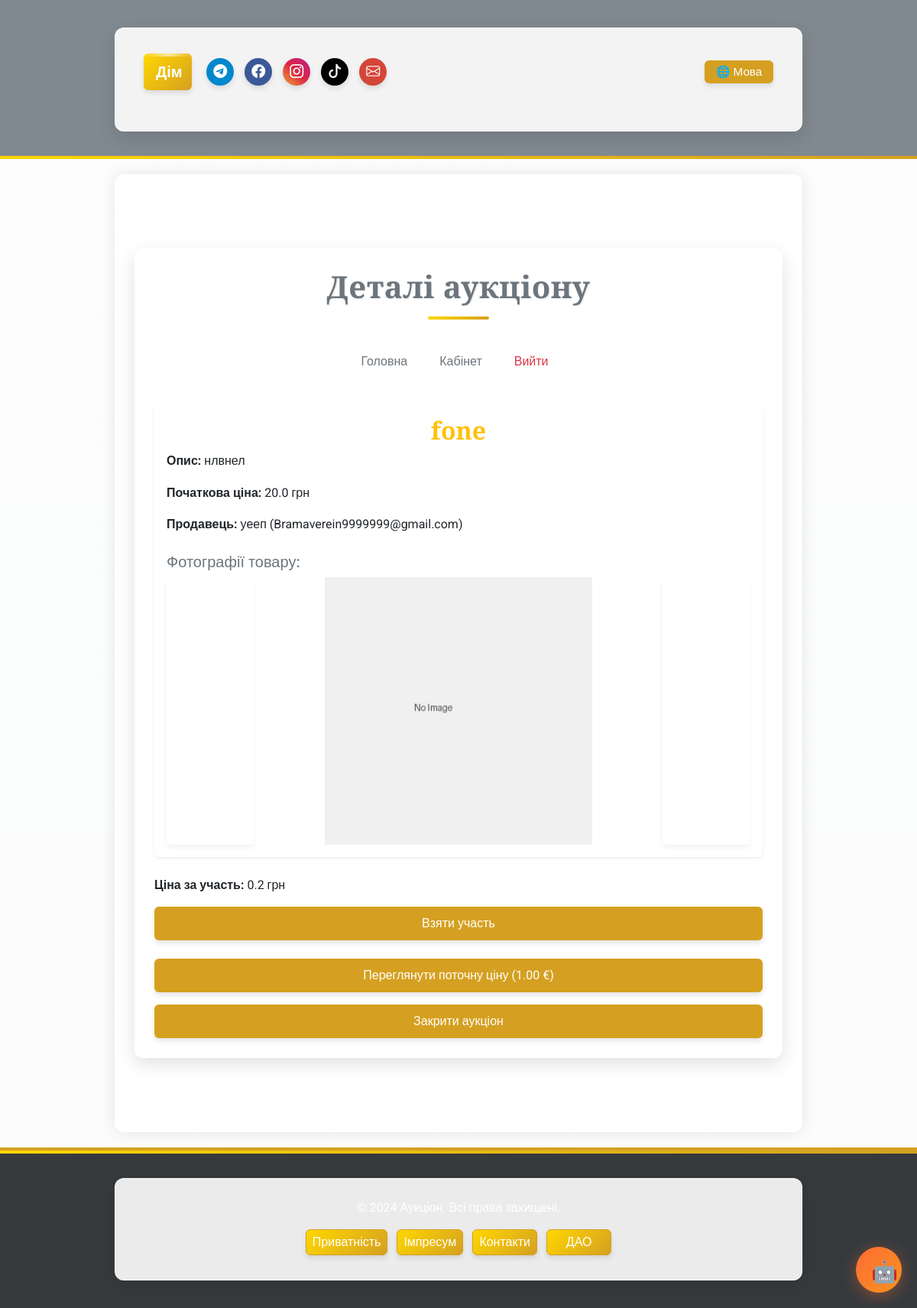
The page /auction/44 on the database its author committed.
### app/models/auction.py (models this page shows, shortened)
class Auction(db.Model):
    __tablename__ = 'auctions'
    id = db.Column(db.Integer, primary_key=True)
    title = db.Column(db.String(255), nullable=False)
    description = db.Column(db.Text, nullable=False)
    starting_price = db.Column(db.Float, nullable=False)
    current_price = db.Column(db.Float, nullable=False)
    seller_id = db.Column(db.Integer, db.ForeignKey('users.id'), nullable=False)
    total_participants = db.Column(db.Integer, default=0, nullable=False)
    is_active = db.Column(db.Boolean, default=True, nullable=False)
    winner_id = db.Column(db.Integer, db.ForeignKey('users.id'), nullable=True)
    total_earnings = db.Column(db.Float, default=0.0, nullable=False)
    created_at = db.Column(db.DateTime, default=db.func.now(), nullable=False)
    updated_at = db.Column(db.DateTime, default=db.func.now(), onupdate=db.func.now(), nullable=False)
    photos = db.Column(JSON, default=list)  # Поле для зберігання шляхів до фото у форматі JSON
    is_confirmed = db.Column(db.Boolean, default=False, nullable=False)  # Чи підтверджено отримання товару
    main_photo_idx = db.Column(db.Integer, default=0)  # Індекс головного фото
    participants = relationship(
        'AuctionParticipant', back_populates='auction', cascade='all, delete-orphan', lazy='dynamic'
    )
    def get_safe_photo(self, index=None):
        import os
        from flask import current_app
        fallback_image = 'images/default/no-image.png'
        if index is not None and self.photos and 0 <= index < len(self.photos):
            photo_path = self.photos[index]
        elif self.photos and 0 <= (self.main_photo_idx or 0) < len(self.photos):
            photo_path = self.photos[self.main_photo_idx or 0]
        elif self.photos and len(self.photos) > 0:
            photo_path = self.photos[0]
        else:
            return fallback_image
        full_path = os.path.join(current_app.static_folder, photo_path)
        if os.path.isfile(full_path):
            return photo_path
        else:
            print(f"Warning: Image file not found: {photo_path}")
            return fallback_image

### app/models/user.py (models this page shows, shortened)
class User(UserMixin, db.Model):
    __tablename__ = 'users'
    id = db.Column(db.Integer, primary_key=True)
    username = db.Column(db.String(80), nullable=False, unique=True)
    email = db.Column(db.String(120), nullable=False, unique=True)
    password_hash = db.Column(db.String(128), nullable=False)
    balance = db.Column(db.Float, default=0.0)
    platform_balance = db.Column(db.Float, default=0.0)  # Баланс платформи
    user_type = db.Column(db.String(10), nullable=False)  # "buyer", "seller", "admin"
    is_admin = db.Column(db.Boolean, default=False)  # Поле для адміністратора
    wallet_address = db.Column(db.String(42), nullable=True)  # Адреса криптогаманця
    verification_document = db.Column(db.String(255))
    is_verified = db.Column(Boolean, default=False)
    company_name = db.Column(db.String(255))
    tax_id = db.Column(db.String(64))
    language = db.Column(db.String(5), default='ua')  # 'ua', 'en', 'de'    # Зв'язки
    auctions_created = db.relationship('Auction', foreign_keys='Auction.seller_id', backref='seller', lazy=True)
    auctions_won = db.relationship('Auction', foreign_keys='Auction.winner_id', backref='winner', lazy=True)
    auction_participations = db.relationship('AuctionParticipant', back_populates='user', lazy=True)

### app/routes/auction_routes.py (the view, shortened to what this page needs)
@auction_bp.route('/<int:auction_id>', methods=['GET', 'POST'])
def auction_detail(auction_id):
    lang = session.get('lang', 'ua')
    try:
        auction = Auction.query.get_or_404(auction_id)
    except Exception as e:
        print(f"Error fetching auction with ID {auction_id}: {e}")
        flash(get_message('auction_not_found', lang), 'error')
        return redirect(url_for('main.index'))
    if lang == 'en':
        return render_template('auctions/auction_detail_en.html', auction=auction, lang=lang, ui_text=ui_text)
    elif lang == 'de':
        return render_template('auctions/auction_detail_de.html', auction=auction, lang=lang, ui_text=ui_text)
    return render_template('auctions/auction_detail.html', auction=auction, lang=lang, ui_text=ui_text)

### app/utils/i18n_ui.py (called while the page is built)
def ui_text(key, lang):
    return ui_translations.get(key, {}).get(lang, ui_translations.get(key, {}).get('ua', key))

### app/templates/auctions/auction_detail.html (shortened to what this page needs)
{% extends "base.html" %}
{% block content %}
<div class="container my-5">
    <div class="text-center mb-4">
        <h1 class="text-secondary fw-bold">Деталі аукціону</h1>
    </div>
    <nav class="mb-4">
        <ul class="nav justify-content-center">
            <li class="nav-item">
                <a class="nav-link text-secondary" href="/">Головна</a>
            </li>
            <li class="nav-item">
                <a class="nav-link text-secondary" href="/user/buyer/{{ current_user.email }}">Кабінет</a>
            </li>
            <li class="nav-item">
                <a class="nav-link text-danger" href="/auth/logout">Вийти</a>
            </li>
        </ul>
    </nav>
    <div class="card shadow-sm border-0">
        <div class="card-body">
            <h2 class="card-title text-warning fw-bold">{{ auction.title }}</h2>
            <p class="card-text"><strong>Опис:</strong> {{ auction.description }}</p>
            <p class="card-text"><strong>Початкова ціна:</strong> {{ auction.starting_price }} грн</p>
            <p class="card-text"><strong>Продавець:</strong> {{ auction.seller.username }} ({{ auction.seller.email }})
            </p>
            {% if auction.photos and auction.photos|length > 1 %}
            <div class="mt-4">
                <h5 class="text-secondary">Фотографії товару:</h5>
                <div id="auctionDetailCarousel-{{ auction.id }}" class="carousel slide" data-bs-ride="carousel">
                  <div class="carousel-inner">
                    {% for photo in auction.photos %}
                    <div class="carousel-item {% if loop.index0 == (auction.main_photo_idx or 0) %}active{% endif %}">
                      <img src="{{ url_for('static', filename=auction.get_safe_photo(loop.index0)) }}" class="d-block w-100 rounded" alt="Фото товару" style="max-height:350px;object-fit:contain;">
                    </div>
                    {% endfor %}
                  </div>
                  <button class="carousel-control-prev" type="button" data-bs-target="#auctionDetailCarousel-{{ auction.id }}" data-bs-slide="prev">
                    <span class="carousel-control-prev-icon" aria-hidden="true"></span>
                  </button>
                  <button class="carousel-control-next" type="button" data-bs-target="#auctionDetailCarousel-{{ auction.id }}" data-bs-slide="next">
                    <span class="carousel-control-next-icon" aria-hidden="true"></span>
                  </button>
                </div>
            </div>
            {% elif auction.photos %}
            <div class="mt-4">
                <h5 class="text-secondary">Фотографії товару:</h5>
                <img src="{{ url_for('static', filename=auction.get_safe_photo()) }}" class="img-fluid rounded" alt="Фото товару" style="max-height:350px;object-fit:contain;">
            </div>
            {% endif %}
        </div>
    </div>
    <div class="mt-4">
        {% if auction.is_active %}
        <form id="participate-form" method="POST" class="mb-4">
            <div class="mb-3">
                <p><strong>Ціна за участь:</strong> {{ auction.starting_price * 0.01 }} грн</p>
            </div>
            <button type="submit" class="btn btn-warning w-100">Взяти участь</button>
        </form>
        <button id="view-details-btn" class="btn btn-info w-100">
            Переглянути поточну ціну (<span id="view-price-btn-amount">1.00</span> €)
        </button>
        <form id="close-auction-form" method="POST"
            action="{{ url_for('user.close_auction', auction_id=auction.id) }}">
            <button type="submit" class="btn btn-danger w-100 mt-3">Закрити аукціон</button>
        </form>
        {% else %}
        <div class="alert alert-info mt-3">
            <p>Цей аукціон завершено.</p>
            <p><strong>Покупець:</strong> {{ auction.winner.username }} ({{ auction.winner.email }})</p>
        </div>
        {% endif %}
    </div>
</div>
{% endblock %}

### app/static/css/custom.css (style rules this page uses)
:root { --main-bg: transparent; --main-color: #d5a021; --secondary-color: #a47449; --neutral-gray: #6c757d; --text-color: #3d3d3d; --accent-blue: #3772ff; --accent-green: #2fb380; --accent-red: #e63946; --accent-purple: #6246ea; --dark-bg: #2b2d42; --dark-secondary: #444857; --dark-text: #edf2f4; --gold-gradient: linear-gradient(135deg, #ffd700, #d5a021); --purple-gradient: linear-gradient(135deg, #6246ea, #a36ae8); --blue-gradient: linear-gradient(135deg, #3772ff, #4da6ff); --card-shadow: 0 8px 24px rgba(0, 0, 0, 0.12); --hover-shadow: 0 12px 28px rgba(0, 0, 0, 0.2); --button-shadow: 0 4px 6px rgba(0, 0, 0, 0.1); --transition-fast: 0.2s ease; --transition-normal: 0.3s ease; --transition-slow: 0.5s ease; }
body { font-family: 'Roboto', sans-serif; background-color: transparent; color: var(--text-color); margin: 0; padding: 0; line-height: 1.6; overflow-x: hidden; transition: background-color var(--transition-normal); position: relative; }
h1, h2, h3 { font-family: 'Playfair Display', serif; color: var(--main-color); text-align: center; margin-bottom: 20px; position: relative; overflow: hidden; }
h1 { font-weight: 700; letter-spacing: 0.5px; text-shadow: 1px 1px 2px rgba(0, 0, 0, 0.1); }
h1:after { content: ''; display: block; width: 80px; height: 4px; background: var(--gold-gradient); margin: 15px auto 0; border-radius: 2px; transition: width var(--transition-normal); }
.container { max-width: 900px; margin: 20px auto; padding: 25px; background-color: rgba(255, 255, 255, 0.9); border: 1px solid rgba(255, 255, 255, 0.7); border-radius: 12px; box-shadow: var(--card-shadow); transition: transform var(--transition-normal), box-shadow var(--transition-normal); backdrop-filter: blur(10px); }
button, .btn { background-color: var(--main-color); border: none; color: #fff; font-size: 16px; padding: 10px 20px; border-radius: 6px; cursor: pointer; transition: background-color var(--transition-fast), transform var(--transition-fast), box-shadow var(--transition-fast); box-shadow: var(--button-shadow); position: relative; overflow: hidden; z-index: 1; }
.btn::after { content: ""; position: absolute; background: rgba(255, 255, 255, 0.3); border-radius: 50%; width: 100px; height: 100px; opacity: 0; top: 50%; left: 50%; transform: translate(-50%, -50%) scale(0); transition: transform 0.6s, opacity 0.6s; z-index: -1; }
a { color: var(--main-color); text-decoration: none; position: relative; transition: color var(--transition-fast); }
a:not(.btn):after { content: ''; position: absolute; width: 0; height: 2px; bottom: -2px; left: 0; background: var(--gold-gradient); transition: width var(--transition-normal); }
nav { padding: 10px 0; margin-bottom: 20px; }
nav a { padding: 10px 15px; display: inline-block; border-radius: 6px; margin-right: 10px; background-color: var(--main-color); color: #fff; transition: all var(--transition-normal); position: relative; overflow: hidden; }
nav a::before { content: ''; position: absolute; top: 0; left: -100%; width: 100%; height: 100%; background: linear-gradient( 90deg, rgba(255, 255, 255, 0) 0%, rgba(255, 255, 255, 0.2) 50%, rgba(255, 255, 255, 0) 100% ); transition: left 0.7s; }

### rows shown on the page
Auction: title "fone", description "нлвнел", starting_price "20.0", auction.starting_price*0.01 "0.2"
User: seller.username "уееп", seller.email "Bramaverein9999999@gmail.com"

### other values the page prints
{{ ui_text('home', lang) }} "Дім"
{{ ui_text('language', lang) }} "Мова"
{{ ui_text('app_name', lang) }} "Аукціон"
{{ ui_text('rights_reserved', lang) }} "Всі права захищені."
{{ ui_text('privacy_policy', lang) }} "Приватність"
{{ ui_text('impressum', lang) }} "Імпресум"
{{ ui_text('contacts', lang) }} "Контакти"
{{ ui_text('dao', lang) }} "ДАО"
